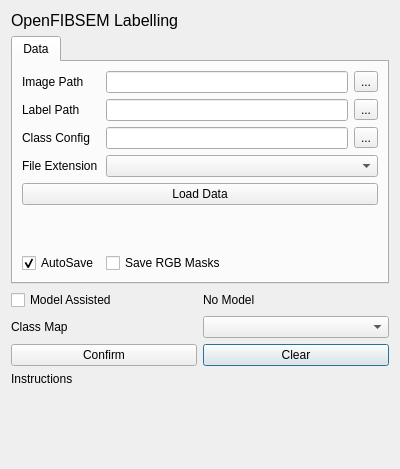
<?xml version="1.0" encoding="UTF-8"?>
<ui version="4.0">
 <class>Dialog</class>
 <widget class="QDialog" name="Dialog">
  <property name="geometry">
   <rect>
    <x>0</x>
    <y>0</y>
    <width>400</width>
    <height>469</height>
   </rect>
  </property>
  <property name="windowTitle">
   <string>Dialog</string>
  </property>
  <layout class="QGridLayout" name="gridLayout">
   <item row="4" column="1">
    <widget class="QComboBox" name="comboBox_model_class_index"/>
   </item>
   <item row="2" column="0">
    <widget class="QCheckBox" name="checkBox_model_assist">
     <property name="text">
      <string>Model Assisted</string>
     </property>
    </widget>
   </item>
   <item row="2" column="1">
    <widget class="QLabel" name="label_model_info">
     <property name="text">
      <string>No Model</string>
     </property>
    </widget>
   </item>
   <item row="13" column="0" colspan="2">
    <spacer name="verticalSpacer">
     <property name="orientation">
      <enum>Qt::Vertical</enum>
     </property>
     <property name="sizeHint" stdset="0">
      <size>
       <width>20</width>
       <height>40</height>
      </size>
     </property>
    </spacer>
   </item>
   <item row="11" column="0" colspan="2">
    <widget class="QLabel" name="label_instructions">
     <property name="text">
      <string>Instructions</string>
     </property>
     <property name="wordWrap">
      <bool>true</bool>
     </property>
    </widget>
   </item>
   <item row="5" column="1">
    <widget class="QPushButton" name="pushButton_model_clear">
     <property name="text">
      <string>Clear</string>
     </property>
    </widget>
   </item>
   <item row="5" column="0">
    <widget class="QPushButton" name="pushButton_model_confirm">
     <property name="text">
      <string>Confirm</string>
     </property>
    </widget>
   </item>
   <item row="0" column="0" colspan="2">
    <widget class="QLabel" name="label_title">
     <property name="font">
      <font>
       <pointsize>12</pointsize>
      </font>
     </property>
     <property name="text">
      <string>OpenFIBSEM Labelling</string>
     </property>
    </widget>
   </item>
   <item row="1" column="0" colspan="2">
    <widget class="QTabWidget" name="tabWidget">
     <property name="minimumSize">
      <size>
       <width>0</width>
       <height>0</height>
      </size>
     </property>
     <property name="currentIndex">
      <number>0</number>
     </property>
     <widget class="QWidget" name="tab">
      <attribute name="title">
       <string>Data</string>
      </attribute>
      <layout class="QGridLayout" name="gridLayout_2">
       <item row="3" column="0">
        <widget class="QLabel" name="label_data_file_ext">
         <property name="text">
          <string>File Extension</string>
         </property>
        </widget>
       </item>
       <item row="1" column="0">
        <widget class="QLabel" name="label_labels_path">
         <property name="text">
          <string>Label Path</string>
         </property>
        </widget>
       </item>
       <item row="6" column="1">
        <widget class="QCheckBox" name="checkBox_save_rgb">
         <property name="text">
          <string>Save RGB Masks</string>
         </property>
         <property name="checked">
          <bool>false</bool>
         </property>
        </widget>
       </item>
       <item row="1" column="2">
        <widget class="QToolButton" name="pushButton_labels_path">
         <property name="text">
          <string>...</string>
         </property>
        </widget>
       </item>
       <item row="1" column="1">
        <widget class="QLineEdit" name="lineEdit_labels_path"/>
       </item>
       <item row="4" column="0" colspan="3">
        <widget class="QPushButton" name="pushButton_load_data">
         <property name="text">
          <string>Load Data</string>
         </property>
        </widget>
       </item>
       <item row="0" column="0">
        <widget class="QLabel" name="label_data_path">
         <property name="text">
          <string>Image Path</string>
         </property>
        </widget>
       </item>
       <item row="0" column="1">
        <widget class="QLineEdit" name="lineEdit_data_path"/>
       </item>
       <item row="5" column="0" colspan="3">
        <spacer name="verticalSpacer_2">
         <property name="orientation">
          <enum>Qt::Vertical</enum>
         </property>
         <property name="sizeHint" stdset="0">
          <size>
           <width>20</width>
           <height>40</height>
          </size>
         </property>
        </spacer>
       </item>
       <item row="0" column="2">
        <widget class="QToolButton" name="pushButton_data_path">
         <property name="text">
          <string>...</string>
         </property>
        </widget>
       </item>
       <item row="3" column="1" colspan="2">
        <widget class="QComboBox" name="comboBox_data_file_ext"/>
       </item>
       <item row="6" column="0">
        <widget class="QCheckBox" name="checkBox_autosave">
         <property name="text">
          <string>AutoSave</string>
         </property>
         <property name="checked">
          <bool>true</bool>
         </property>
        </widget>
       </item>
       <item row="2" column="0">
        <widget class="QLabel" name="label_data_config">
         <property name="text">
          <string>Class Config</string>
         </property>
        </widget>
       </item>
       <item row="2" column="1">
        <widget class="QLineEdit" name="lineEdit_data_config"/>
       </item>
       <item row="2" column="2">
        <widget class="QToolButton" name="pushButton_data_config">
         <property name="text">
          <string>...</string>
         </property>
        </widget>
       </item>
      </layout>
     </widget>
    </widget>
   </item>
   <item row="4" column="0">
    <widget class="QLabel" name="label_model_class_index">
     <property name="text">
      <string>Class Map</string>
     </property>
    </widget>
   </item>
  </layout>
 </widget>
 <tabstops>
  <tabstop>tabWidget</tabstop>
  <tabstop>lineEdit_data_path</tabstop>
  <tabstop>pushButton_data_path</tabstop>
  <tabstop>lineEdit_labels_path</tabstop>
  <tabstop>pushButton_labels_path</tabstop>
  <tabstop>pushButton_load_data</tabstop>
  <tabstop>checkBox_model_assist</tabstop>
  <tabstop>comboBox_model_class_index</tabstop>
  <tabstop>pushButton_model_confirm</tabstop>
  <tabstop>pushButton_model_clear</tabstop>
 </tabstops>
 <resources/>
 <connections/>
</ui>
